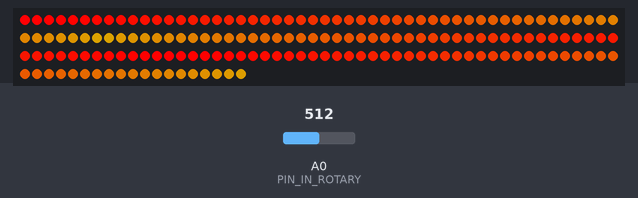
Recording of a sketch running on a simulated Arduino Uno, built with avr-gcc and run on an emulated ATmega328P. Parts: 169 RGB LEDs in strip order, left to right, continuing on the next row. Inputs (shaded band) come from the test bench; at power-on: A0 (PIN_IN_ROTARY) = 512. Random numbers use the default seed unless the sketch sets one.

Above: at 1.2 s.
1.3 s: A0 (PIN_IN_ROTARY) set to 6
4.3 s: A0 (PIN_IN_ROTARY) set to 0
7.3 s: A0 (PIN_IN_ROTARY) set to 18
10.3 s: A0 (PIN_IN_ROTARY) set to 122
13.3 s: A0 (PIN_IN_ROTARY) set to 6
16.3 s: A0 (PIN_IN_ROTARY) set to 26
Timing chart, 0 to 19.3 s (numbered marks = the images above; inputs shaded):
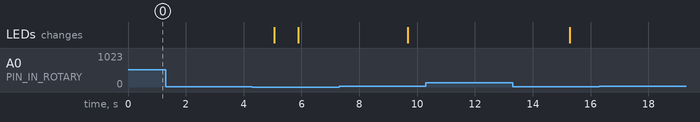

The sketch:

lightpillar.ino
```cpp
#include "lightlib.h"
#include "SPI.h"

#define PIN_IN_ROTARY A0
#define PIN_IN_EXTRA A1

void setup()
{
  Lights_Init();
  Clear_LED_All();
}

void loop()
{
  demo1();
}

int demo1_delta = (int) ((20.0 / (analogRead(PIN_IN_ROTARY) + 2.0)) + 1.0);

void demo1()
{
  for (int j = 0; j < 384; j += demo1_delta)
    for (int q = 0; q < 1; q++)
    {
      for (int i = 0; i < LED_PARALLEL_LENGTH; i++)
      {
        demo1_delta = (int) ((32.0 / (analogRead(PIN_IN_ROTARY) + 2.0)) + 1.0);
        Set_LED_Parallel(i + q, wheel((i + j) % 384));
      }

      Refresh();
    }
}

void demo1b()
{
  for (int j = 0; j < 384; j += demo1_delta)
    for (int q = 0; q < 1; q++)
    {
      for (int i = 0; i < LED_PARALLEL_LENGTH; i++)
      {
        demo1_delta = (int) ((32.0 / (analogRead(PIN_IN_ROTARY) + 2.0)) + 1.0);
        Set_LED_Parallel(i + q, wheel((i * j) % 384));
      }

      Refresh();
    }
}

#define DEMO2_THRESHOLD 750

int demo2_ambient = analogRead(PIN_IN_EXTRA);
int demo2_baseline = LED_PARALLEL_LENGTH / 2;

void demo2()
{
  int amp = analogRead(PIN_IN_EXTRA);
  int top = demo2_baseline;

  if(amp > demo2_ambient + DEMO2_THRESHOLD || amp < demo2_ambient - DEMO2_THRESHOLD)
    top += (amp - demo2_ambient);

  Set_LED_Array_Parallel(0, top, GREEN);
  Refresh();
  Clear_LED_Array_Parallel(0, amp);
}

uint32_t wheel(uint16_t wheelPos)
{
  byte r, g, b;

  switch(wheelPos / 128)
  {
  case 0:
    r = 127 - wheelPos % 128;   //Red down
    g = wheelPos % 128;      // Green up
    b = 0;                  //blue off
    break;
  case 1:
    g = 127 - wheelPos % 128;  //green down
    b = wheelPos % 128;      //blue up
    r = 0;                  //red off
    break;
  case 2:
    b = 127 - wheelPos % 128;  //blue down
    r = wheelPos % 128;      //red up
    g = 0;                  //green off
    break;
  }

  return(RGB(r, g, b));
}
```

lightlib.cpp
```cpp
#include "lightlib.h"

LPD8806 strip = LPD8806(LED_LENGTH);

extern void analog_to_digital();

void Lights_Init(void)
{
	strip.begin();
}

uint32_t Random_RGB()
{
	srand(millis());
	return RGB(rand() % 127, rand() % 127, rand() % 127);
}

void Set_LED(uint16_t index, uint32_t rgb)
{
	if(index < 0)
		index = 0;
	else if(index > LED_END)
		index = LED_END;

	strip.setPixelColor(index, rgb);
}

void Clear_LED(uint16_t index)
{
	if(index < 0)
		index = 0;
	else if(index > LED_END)
		index = LED_END;

	strip.setPixelColor(index, OFF);
}

void Set_LED_Parallel(uint16_t index, uint32_t rgb)
{
	if(index < 0)
		index = 0;
	else if(index > LED_PARALLEL_LENGTH)
		index = LED_PARALLEL_LENGTH;

	strip.setPixelColor(index, rgb);
	strip.setPixelColor(STRIP2_HEAD_OFFSET(index), rgb);
	strip.setPixelColor(STRIP3_HEAD_OFFSET(index), rgb);
}

void Clear_LED_Parallel(uint16_t index)
{
	if(index < 0)
		index = 0;
	else if(index > LED_PARALLEL_LENGTH)
		index = LED_PARALLEL_LENGTH;

	strip.setPixelColor(index, OFF);
	strip.setPixelColor(STRIP2_HEAD_OFFSET(index), OFF);
	strip.setPixelColor(STRIP3_HEAD_OFFSET(index), OFF);
}

void Set_LED_All(uint32_t rgb)
{
	for(int i = LED_START; i < LED_END; i++)
		strip.setPixelColor(i, rgb);

}

void Clear_LED_All(void)
{
	for(int i = LED_START; i < LED_END; i++)
		strip.setPixelColor(i, OFF);

}

void Set_LED_Array(uint16_t start, uint16_t end, uint32_t rgb)
{
	if(start < 0)
		start = 0;

	if(end > LED_END)
		end = LED_END;

	for(int i = start; i < end; i++)
		strip.setPixelColor(i, rgb);

}

void Clear_LED_Array(uint16_t start, uint16_t end)
{
	if(start < 0)
		start = 0;

	if(end > LED_END)
		end = LED_END;

	for(int i = start; i < end; i++)
		strip.setPixelColor(i, OFF);

}

void Set_LED_Array_Parallel(uint16_t start, uint16_t end, uint32_t rgb)
{
	if(start < 0)
		start = 0;

	if(end > LED_PARALLEL_LENGTH)
		end = LED_PARALLEL_LENGTH;

	for(int i = start; i < end; i++)
	{
		strip.setPixelColor(i, rgb);
		strip.setPixelColor(STRIP2_HEAD_OFFSET(i), rgb);
		strip.setPixelColor(STRIP3_HEAD_OFFSET(i), rgb);
	}

}

void Clear_LED_Array_Parallel(uint16_t start, uint16_t end)
{
	if(start < 0)
		start = 0;

	if(end > LED_PARALLEL_LENGTH)
		end = LED_PARALLEL_LENGTH;

	for(int i = start; i < end; i++)
	{
		strip.setPixelColor(i, OFF);
		strip.setPixelColor(STRIP2_HEAD_OFFSET(i), OFF);
		strip.setPixelColor(STRIP3_HEAD_OFFSET(i), OFF);
	}

}

void On_Button_Input(input_func func, int signal)
{
	func(signal);
}

void On_Light_Input(input_func func, int signal)
{
	func(signal);
}

void On_Rotary_Input(input_func func, int signal)
{
	func(signal);
}

void On_Sound_Input(input_func func, int signal)
{
	func(signal);
}

void On_Temperature_Input(input_func func, int signal)
{
	func(signal);
}

void On_Touch_Input(input_func func, int signal)
{
	func(signal);
}

short Get_Analog_Input()
{
	analog_to_digital();
	return (short) ((*(char*) (0x12)) | ((*(char*) (0x13)) << 0x8));
}
```

lightlib.h
```cpp
#ifndef LIGHTLIB_H_INCLUDED
#define LIGHTLIB_H_INCLUDED

#include "LPD8806.h"

/* DEFINES */

#define MAX_RGB 0xFFFFFF

#define IS_VALID_RGB(c) (((c) & (0x80 << 16)) || ((c) & (0x80 << 8)) || ((c) & 0x80))

#define LED_START 0
#define LED_END 169
#define LED_LENGTH (LED_END - LED_START)
#define LED_PARALLEL_LENGTH 58

#define OFF 0x0
#define WHITE RGB(127, 127, 127)
#define RED RGB(127, 0, 0)
#define GREEN RGB(0, 127, 0)
#define BLUE RGB(0, 0, 127)
#define YELLOW RGB(127, 127, 0)
#define MAGENTA RGB(127, 0, 127)
#define CYAN RGB(0, 127, 127)

#define DATA_PIN 11
#define CLOCK_PIN 13

#define STRIP2_HEAD_OFFSET(x) (113 - (x))
#define STRIP3_HEAD_OFFSET(x) (112 + (x))

/* TYPEDEFS */

typedef void (*input_func)(int);

/* VARIABLES */

extern LPD8806 strip;

/* FUNCTIONS */

void Lights_Init(void);

inline uint32_t RGB(byte r, byte g, byte b) { return strip.Color(r, g, b); }
inline void Refresh() { strip.show(); }

uint32_t Random_RGB(void);

void Set_LED(uint16_t index, uint32_t rgb);
void Clear_LED(uint16_t index);
void Set_LED_Parallel(uint16_t index, uint32_t rgb);
void Clear_LED_Parallel(uint16_t index);

void Set_LED_All(uint32_t rgb);
void Clear_LED_All(void);

void Set_LED_Array(uint16_t start, uint16_t end, uint32_t rgb);
void Clear_LED_Array(uint16_t start, uint16_t end);
void Set_LED_Array_Parallel(uint16_t start, uint16_t end, uint32_t rgb);
void Clear_LED_Array_Parallel(uint16_t start, uint16_t end);

void On_Button_Input(input_func func, int signal);
void On_Light_Input(input_func func, int signal);
void On_Rotary_Input(input_func func, int signal);
void On_Sound_Input(input_func func, int signal);
void On_Temperature_Input(input_func func, int signal);
void On_Touch_Input(input_func func, int signal);

extern "C" {
	void analog_to_digital();
}

short Get_Analog_Input();

#endif //LIGHTLIB_H_INCLUDED
```

Measured:
- after the input at 10.3 s, every drawn part: stays the same
